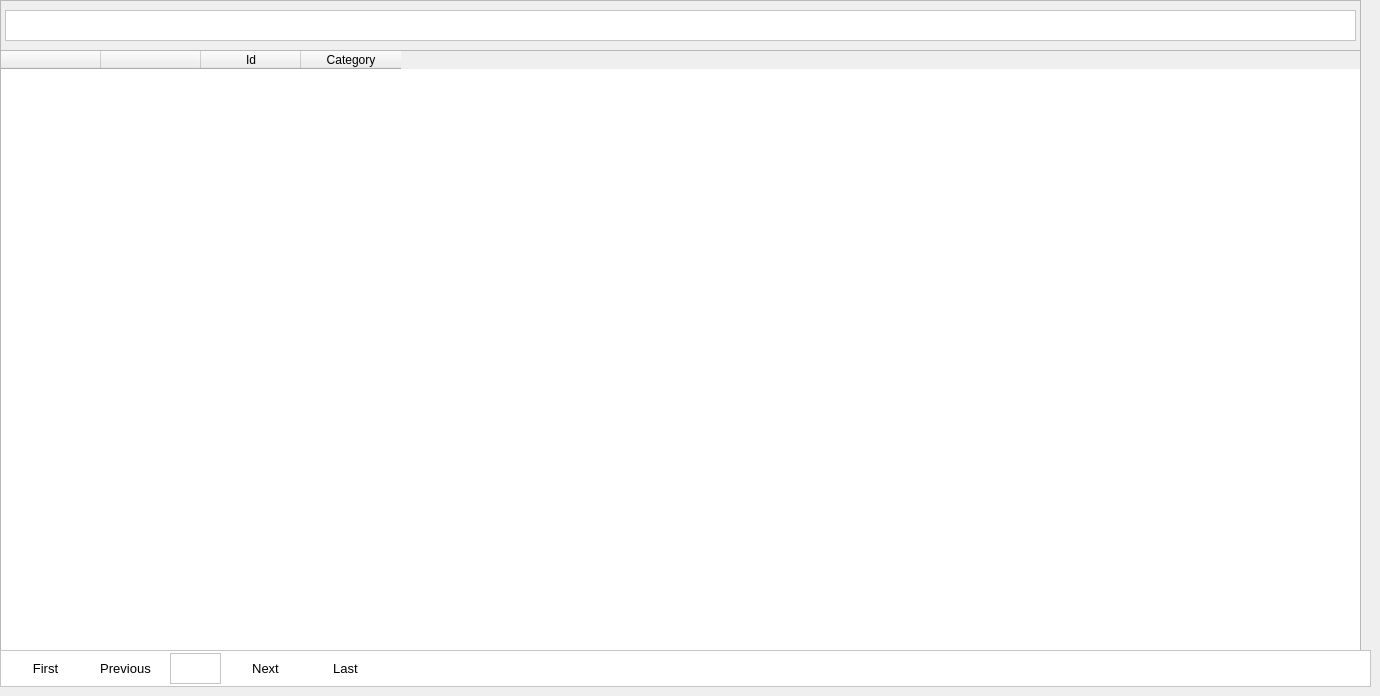
    <widget class="QWidget" name="tabCategory">
     <attribute name="title">
      <string>Item Category</string>
     </attribute>
     <widget class="QFrame" name="frame_21">
      <property name="geometry">
       <rect>
        <x>0</x>
        <y>0</y>
        <width>1361</width>
        <height>651</height>
       </rect>
      </property>
      <property name="frameShape">
       <enum>QFrame::StyledPanel</enum>
      </property>
      <property name="frameShadow">
       <enum>QFrame::Raised</enum>
      </property>
      <widget class="QTableWidget" name="tableWidgetCategory">
       <property name="geometry">
        <rect>
         <x>0</x>
         <y>50</y>
         <width>1361</width>
         <height>601</height>
        </rect>
       </property>
       <property name="minimumSize">
        <size>
         <width>1361</width>
         <height>0</height>
        </size>
       </property>
       <column>
        <property name="text">
         <string/>
        </property>
       </column>
       <column>
        <property name="text">
         <string/>
        </property>
       </column>
       <column>
        <property name="text">
         <string>Id</string>
        </property>
       </column>
       <column>
        <property name="text">
         <string>Category</string>
        </property>
       </column>
      </widget>
      <widget class="QTextEdit" name="textEditCategoryFilter">
       <property name="geometry">
        <rect>
         <x>5</x>
         <y>10</y>
         <width>1351</width>
         <height>31</height>
        </rect>
       </property>
       <property name="font">
        <font>
         <family>Segoe UI</family>
         <pointsize>10</pointsize>
        </font>
       </property>
       <property name="styleSheet">
        <string notr="true">background-color: rgb(255, 255, 255);
color: rgb(0, 0, 0);</string>
       </property>
      </widget>
     </widget>
     <widget class="QFrame" name="frame_22">
      <property name="geometry">
       <rect>
        <x>0</x>
        <y>650</y>
        <width>1371</width>
        <height>37</height>
       </rect>
      </property>
      <property name="styleSheet">
       <string notr="true">background-color: rgb(255, 255, 255);
color: rgb(255, 255, 255);</string>
      </property>
      <property name="frameShape">
       <enum>QFrame::StyledPanel</enum>
      </property>
      <property name="frameShadow">
       <enum>QFrame::Raised</enum>
      </property>
      <widget class="QPushButton" name="pushButtonCategoryFirst">
       <property name="geometry">
        <rect>
         <x>10</x>
         <y>0</y>
         <width>71</width>
         <height>37</height>
        </rect>
       </property>
       <property name="font">
        <font>
         <family>Segoe UI</family>
         <pointsize>10</pointsize>
        </font>
       </property>
       <property name="styleSheet">
        <string notr="true">color: rgb(0, 0, 0);</string>
       </property>
       <property name="text">
        <string>First</string>
       </property>
       <property name="flat">
        <bool>true</bool>
       </property>
      </widget>
      <widget class="QPushButton" name="pushButtonCategoryPrevious">
       <property name="geometry">
        <rect>
         <x>90</x>
         <y>0</y>
         <width>71</width>
         <height>37</height>
        </rect>
       </property>
       <property name="font">
        <font>
         <family>Segoe UI</family>
         <pointsize>10</pointsize>
        </font>
       </property>
       <property name="styleSheet">
        <string notr="true">color: rgb(0, 0, 0);</string>
       </property>
       <property name="text">
        <string>Previous</string>
       </property>
       <property name="flat">
        <bool>true</bool>
       </property>
      </widget>
      <widget class="QPushButton" name="pushButtonCategoryNext">
       <property name="geometry">
        <rect>
         <x>230</x>
         <y>0</y>
         <width>71</width>
         <height>37</height>
        </rect>
       </property>
       <property name="font">
        <font>
         <family>Segoe UI</family>
         <pointsize>10</pointsize>
        </font>
       </property>
       <property name="styleSheet">
        <string notr="true">color: rgb(0, 0, 0);</string>
       </property>
       <property name="text">
        <string>Next</string>
       </property>
       <property name="flat">
        <bool>true</bool>
       </property>
      </widget>
      <widget class="QPushButton" name="pushButtonCategoryLast">
       <property name="geometry">
        <rect>
         <x>310</x>
         <y>0</y>
         <width>71</width>
         <height>37</height>
        </rect>
       </property>
       <property name="font">
        <font>
         <family>Segoe UI</family>
         <pointsize>10</pointsize>
        </font>
       </property>
       <property name="styleSheet">
        <string notr="true">color: rgb(0, 0, 0);</string>
       </property>
       <property name="text">
        <string>Last</string>
       </property>
       <property name="flat">
        <bool>true</bool>
       </property>
      </widget>
      <widget class="QTextEdit" name="textEditPageCategoryNumber">
       <property name="geometry">
        <rect>
         <x>170</x>
         <y>3</y>
         <width>51</width>
         <height>31</height>
        </rect>
       </property>
       <property name="font">
        <font>
         <family>Segoe UI</family>
         <pointsize>10</pointsize>
        </font>
       </property>
       <property name="styleSheet">
        <string notr="true">color: rgb(0, 0, 0);</string>
       </property>
       <property name="readOnly">
        <bool>true</bool>
       </property>
      </widget>
     </widget>
    </widget>
